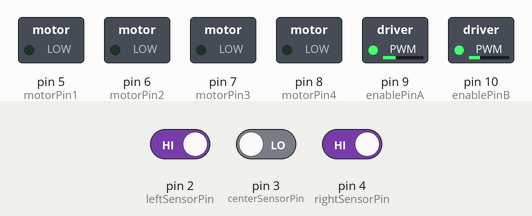
Recording of a sketch running on a simulated Arduino Uno, built with avr-gcc and run on an emulated ATmega328P. Shown: switched loads named in the sketch (green lamp = pin HIGH). Inputs (shaded band) come from the test bench; at power-on: pin 2 (leftSensorPin) HIGH, pin 3 (centerSensorPin) LOW, pin 4 (rightSensorPin) HIGH.

Above: at 1.2 s.
1.3 s: pin 2 (leftSensorPin) driven LOW
At 2.5 s:
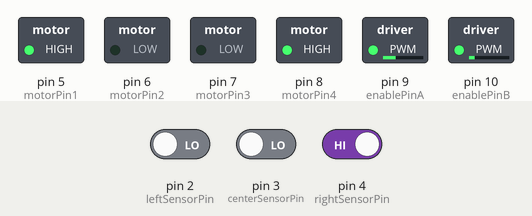
2.8 s: pin 2 (leftSensorPin) driven HIGH and pin 3 (centerSensorPin) driven HIGH
At 3.7 s:
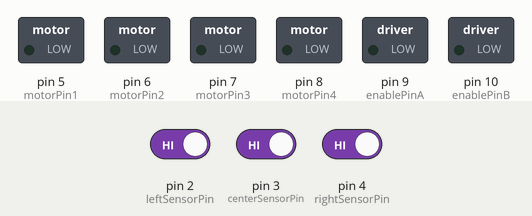
4.3 s: pin 3 (centerSensorPin) driven LOW and pin 4 (rightSensorPin) driven LOW
At 4.9 s:
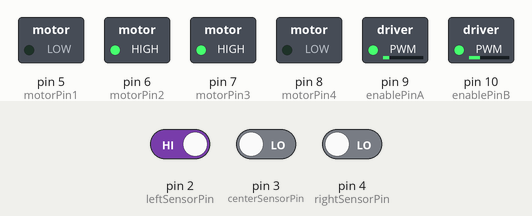
Timing chart, 0 to 7.3 s (numbered marks = the images above; inputs shaded):
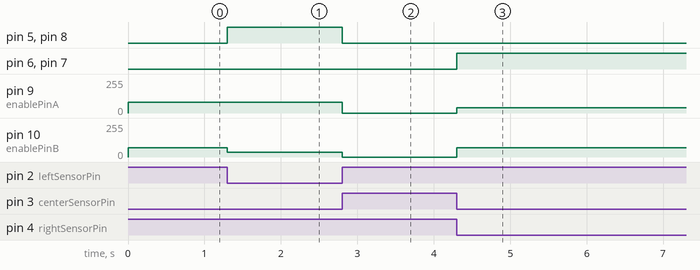

Measured:
- after the input at 1.3 s, pin 5 (motorPin1), pin 8 (motorPin4): LOW → HIGH at once; pin 10 (enablePinB): 70/255 → 35/255 at once
- after the input at 2.8 s, pin 5 (motorPin1), pin 8 (motorPin4): HIGH → LOW at once; pin 9 (enablePinA): 80/255 → 0/255 at once; pin 10 (enablePinB): 35/255 → 0/255 at once
- after the input at 4.3 s, pin 6 (motorPin2), pin 7 (motorPin3): LOW → HIGH at once; pin 9 (enablePinA): 0/255 → 40/255 at once; pin 10 (enablePinB): 0/255 → 70/255 at once

The sketch:

linefollowerrobot.ino
```cpp
// Define pins for IR sensors
const int leftSensorPin = 2;
const int centerSensorPin = 3;
const int rightSensorPin = 4;

// Define pins for L298N motor driver
const int motorPin1 = 5;
const int motorPin2 = 6;
const int motorPin3 = 7;
const int motorPin4 = 8;
const int enablePinA = 9;
const int enablePinB = 10;

// Define motor speed (0-255)
int motorSpeedA = 80;
int motorSpeedB = 70;

void setup() {
  // Initialize IR sensor pins as input
  pinMode(leftSensorPin, INPUT);
  pinMode(centerSensorPin, INPUT);
  pinMode(rightSensorPin, INPUT);

  // Initialize motor driver pins as output
  pinMode(motorPin1, OUTPUT);
  pinMode(motorPin2, OUTPUT);
  pinMode(motorPin3, OUTPUT);
  pinMode(motorPin4, OUTPUT);
  pinMode(enablePinA, OUTPUT);
  pinMode(enablePinB, OUTPUT);

  // Set initial motor speed
  analogWrite(enablePinA, motorSpeedA);
  analogWrite(enablePinB, motorSpeedB);
}

void loop() {
  // Read IR sensor values
  int leftValue = digitalRead(leftSensorPin);
  int centerValue = digitalRead(centerSensorPin);
  int rightValue = digitalRead(rightSensorPin);

  // Control logic for line following
  if (centerValue == HIGH && rightValue == LOW && leftValue == LOW) {
    // Move forward
    moveForward();
  } else if (centerValue == HIGH && rightValue == HIGH && leftValue == HIGH) {
    // Stop if no line is detected
    stopMoving();
  } else if (centerValue == LOW && leftValue == LOW && rightValue == LOW) {
    delay(3000);
    moveForward();
  }
  else if (centerValue == LOW && rightValue == LOW) {
    // Turn left
    turnLeft();
  } else if (centerValue == LOW && leftValue == LOW ) {
    // Turn right
    turnRight();
  }
}

// Function to move forward
void moveForward() {
  digitalWrite(motorPin1, HIGH);
  digitalWrite(motorPin2, LOW);
  digitalWrite(motorPin3, HIGH);
  digitalWrite(motorPin4, LOW);
  analogWrite(enablePinA, motorSpeedA);
  analogWrite(enablePinB, motorSpeedB);
}

// Function to turn left
void turnLeft() {
  digitalWrite(motorPin1, LOW);
  digitalWrite(motorPin2, HIGH);
  digitalWrite(motorPin3, HIGH);
  digitalWrite(motorPin4, LOW);
  analogWrite(enablePinA, motorSpeedA / 2);
  analogWrite(enablePinB, motorSpeedB);
}

// Function to turn right
void turnRight() {
  digitalWrite(motorPin1, HIGH);
  digitalWrite(motorPin2, LOW);
  digitalWrite(motorPin3, LOW);
  digitalWrite(motorPin4, HIGH);
  analogWrite(enablePinA, motorSpeedA);
  analogWrite(enablePinB, motorSpeedB / 2);
}

// Function to stop moving
void stopMoving() {
  digitalWrite(motorPin1, LOW);
  digitalWrite(motorPin2, LOW);
  digitalWrite(motorPin3, LOW);
  digitalWrite(motorPin4, LOW);
  analogWrite(enablePinA, 0);
  analogWrite(enablePinB, 0);
}
```
